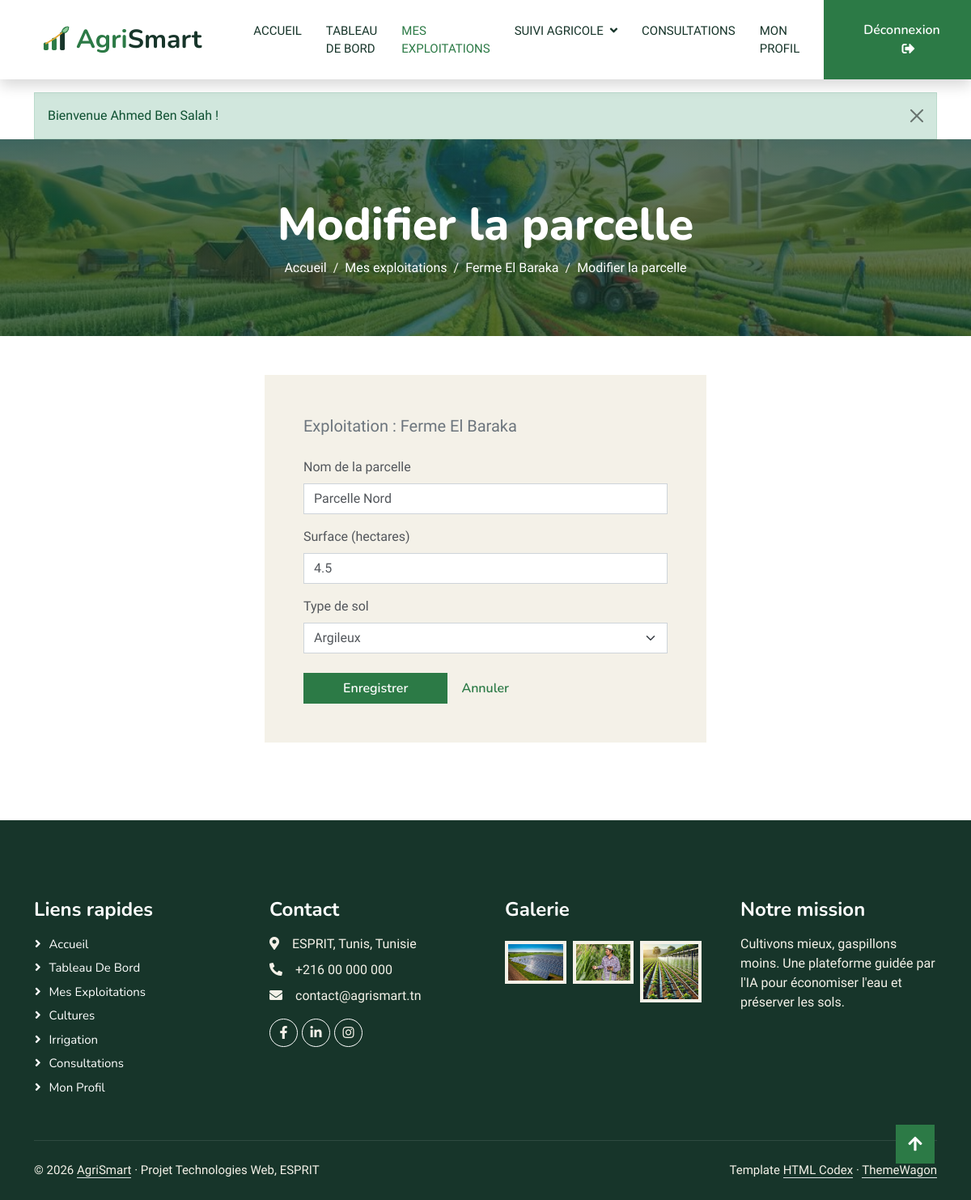
The page /frontoffice/index.php?page=parcelle-form&exploitation=1&id=1 (signed in) on the database its author committed.
### tables this page shows
CREATE TABLE exploitation (
    id              INT AUTO_INCREMENT PRIMARY KEY,
    agriculteur_id  INT NOT NULL,
    nom             VARCHAR(100) NOT NULL,
    localisation    VARCHAR(150) NOT NULL,
    created_at      TIMESTAMP DEFAULT CURRENT_TIMESTAMP,
    CONSTRAINT fk_exploitation_user FOREIGN KEY (agriculteur_id) REFERENCES utilisateur(id) ON DELETE CASCADE
);

CREATE TABLE parcelle (
    id               INT AUTO_INCREMENT PRIMARY KEY,
    exploitation_id  INT NOT NULL,
    nom              VARCHAR(100) NOT NULL,
    surface          DECIMAL(8,2) NOT NULL,                  
    type_sol         ENUM('Argileux','Sablonneux','Limoneux','Calcaire') NOT NULL,
    CONSTRAINT fk_parcelle_exploitation FOREIGN KEY (exploitation_id) REFERENCES exploitation(id) ON DELETE CASCADE
);

### frontoffice/controllers/Controller.php (called while the page is built, shortened)
<?php
abstract class Controller
{
    protected function render(string $view, array $data = []): void
    {
        extract($data, EXTR_SKIP);
        require __DIR__ . '/../views/' . $view . '.php';
    }
    protected function requireLogin(): Agriculteur
    {
        $user = users()->requireRole(Utilisateur::ROLE_AGRICULTEUR);
        return $user;
    }
}

### frontoffice/controllers/ParcelleController.php (called while the page is built, shortened)
<?php
require_once __DIR__ . '/../../config/database.php';
require_once __DIR__ . '/ExploitationController.php';
class ParcelleController extends Controller
{
    private ExploitationController $exploitations;
    public function __construct()
    {
        $this->exploitations = new ExploitationController();
    }
    public function form(): void
    {
        $user = $this->requireLogin();
        $exploitation = $this->ownedExploitation((int) ($_GET['exploitation'] ?? 0), $user);
        $id = (int) ($_GET['id'] ?? 0);
        if ($id) {
            foreach ($exploitation->getParcelles() as $p) {
                if ($p->getId() === $id) {
                    $parcelle = $p;
                }
            }
        }
        $sols = self::SOLS;
        $this->render('parcelle_form', compact('exploitation', 'parcelle', 'errors', 'sols'));
    }
    private function ownedExploitation(int $id, Agriculteur $user): Exploitation
    {
        $ex = $id ? $this->exploitations->findOwned($id, $user->getId()) : null;
        return $ex;
    }
}

### frontoffice/index.php (called while the page is built, shortened)
<?php
require_once __DIR__ . '/../core/helpers.php';
require_once __DIR__ . '/../controllers/UserController.php';
require_once __DIR__ . '/helpers.php';
require_once __DIR__ . '/controllers/Controller.php';
$routes = [
    'home'              => ['HomeController',         'index'],
    'login'             => ['AuthController',         'login'],
    'register'          => ['AuthController',         'register'],
    'logout'            => ['AuthController',         'logout'],
    'dashboard'         => ['DashboardController',    'index'],
    'profile'           => ['ProfileController',      'index'],
    'profile-password'  => ['ProfileController',      'password'],
    'profile-delete'    => ['ProfileController',      'delete'],
    'exploitations'     => ['ExploitationController', 'index'],
    'exploitation-form' => ['ExploitationController', 'form'],
    'exploitation-delete' => ['ExploitationController', 'delete'],
    'parcelles'         => ['ParcelleController',     'index'],
    'parcelle-form'     => ['ParcelleController',     'form'],
    'parcelle-delete'   => ['ParcelleController',     'delete'],
    'consultations'       => ['ConsultationController', 'index'],
    'consultation'        => ['ConsultationController', 'show'],
    'consultation-form'   => ['ConsultationController', 'form'],
    'consultation-delete' => ['ConsultationController', 'delete'],
    'consultation-close'  => ['ConsultationController', 'close'],
    'consultation-take'   => ['ConsultationController', 'take'],
    'conseil-form'        => ['ConseilController',       'form'],
    'conseil-delete'      => ['ConseilController',       'delete'],
    'cultures'            => ['CultureController',     'index'],
    'culture-form'        => ['CultureController',     'form'],
    'culture-delete'      => ['CultureController',     'delete'],
    'irrigations'         => ['IrrigationController',  'index'],
    'irrigation-form'     => ['IrrigationController',  'form'],
    'irrigation-done'     => ['IrrigationController',  'done'],
    'irrigation-delete'   => ['IrrigationController',  'delete'],
];
$page = (string) ($_GET['page'] ?? 'home');
[$class, $method] = $routes[$page];
(new $class())->$method();

### config/database.php (called while the page is built, shortened)
<?php
class Database
{
    private static ?PDO $pdo = null;
    public static function getConnexion(): PDO
    {
        if (self::$pdo === null) {
            $config = require __DIR__ . '/config.php';
            $db = $config['db'];
            $dsn = sprintf('mysql:host=%s;port=%d;dbname=%s;charset=%s', $db['host'], $db['port'], $db['name'], $db['charset']);
            try {
                self::$pdo = new PDO($dsn, $db['user'], $db['pass'], [
                    PDO::ATTR_ERRMODE            => PDO::ERRMODE_EXCEPTION,
                    PDO::ATTR_DEFAULT_FETCH_MODE => PDO::FETCH_ASSOC,
                    PDO::ATTR_EMULATE_PREPARES   => false,
                ]);
            } catch (PDOException $e) {
                error_log('AgriSmart DB: ' . $e->getMessage());
                http_response_code(500);
                die(!empty($config['debug'])
                    ? 'Erreur base de données : ' . htmlspecialchars($e->getMessage(), ENT_QUOTES, 'UTF-8')
                    : 'Service temporairement indisponible (connexion à la base de données impossible).');
            }
        }
        return self::$pdo;
    }
}

### config/config.php (called while the page is built, shortened)
<?php
$config = [
    'db' => [
        'host'    => 'localhost',
        'port'    => 3306,
        'name'    => 'agrismart',
        'user'    => 'root',
        'pass'    => '',
        'charset' => 'utf8mb4',
    ],
    'debug'            => false,
    'session_lifetime' => 1800,
    'max_login_tries'  => 5,
    'lockout_minutes'  => 5,
];
$local = __DIR__ . '/config.local.php';
return $config;

### frontoffice/helpers.php (called while the page is built, shortened)
<?php
function users(): UserController
{
    static $controller = null;
    if ($controller === null) {
        $controller = new UserController();
    }
    return $controller;
}

### controllers/UserController.php (called while the page is built, shortened)
<?php
require_once __DIR__ . '/../config/database.php';
class UserController
{
    private PDO $db;
    private ?Utilisateur $current = null;
    private bool $currentLoaded = false;
    public function __construct()
    {
        $this->db = Database::getConnexion();
        $this->config = require __DIR__ . '/../config/config.php';
    }
    public static function isAuthenticated(): bool
    {
        return !empty($_SESSION['user_id']);
    }
    public function currentUser(): ?Utilisateur
    {
        if (!$this->currentLoaded) {
            $this->currentLoaded = true;
            $this->current = $this->findById((int) $_SESSION['user_id']);
        }
        return $this->current;
    }
    public function requireAuth(): Utilisateur
    {
        $user = $this->currentUser();
        return $user;
    }
    public function requireRole(string $role): Utilisateur
    {
        $user = $this->requireAuth();
        return $user;
    }
    public function findById(int $id): ?Utilisateur
    {
        $stmt = $this->db->prepare('SELECT * FROM utilisateur WHERE id = :id LIMIT 1');
        $stmt->execute(['id' => $id]);
        $row = $stmt->fetch();
        return $row ? Utilisateur::fromArray($row) : null;
    }
}

### models/Utilisateur.php (called while the page is built, shortened)
<?php
class Utilisateur
{
    protected int $id = 0;
    protected bool $actif = true;
    public function getId(): int { return $this->id; }
    public function isActif(): bool { return $this->actif; }
    public function setId(int $id): void { $this->id = $id; }
    public function setActif(bool $actif): void { $this->actif = $actif; }
    public static function fromArray(array $r): Utilisateur
    {
        $role = $r['role'] ?? '';
        $u = $role === self::ROLE_ADMIN ? new Administrateur() : ($role === self::ROLE_EXPERT ? new Expert() : new Agriculteur());
        $u->setId((int) ($r['id'] ?? 0));
        $u->setNom((string) ($r['nom'] ?? ''));
        $u->setEmail((string) ($r['email'] ?? ''));
        $u->setMotDePasse((string) ($r['mot_de_passe'] ?? ''));
        $u->setActif((bool) ($r['actif'] ?? 1));
        $u->setDerniereConnexion($r['derniere_connexion'] ?? null);
        $u->setCreatedAt((string) ($r['created_at'] ?? ''));
        if ($u instanceof Agriculteur) {
            $u->setTelephone((string) ($r['telephone'] ?? ''));
            $u->setAdresse((string) ($r['adresse'] ?? ''));
            $u->setRegion((string) ($r['region'] ?? ''));
        } elseif ($u instanceof Expert) {
            $u->setSpecialite((string) ($r['specialite'] ?? ''));
            $u->setExperience((int) ($r['experience'] ?? 0));
            $u->setDisponibilite((bool) ($r['disponibilite'] ?? 1));
        } elseif ($u instanceof Administrateur) {
            $u->setNiveauAcces((int) ($r['niveau_acces'] ?? 1));
        }
        return $u;
    }
}

### models/Agriculteur.php (called while the page is built, shortened)
<?php
class Agriculteur extends Utilisateur
{
    public function getRole(): string { return self::ROLE_AGRICULTEUR; }
}

### frontoffice/controllers/ExploitationController.php (called while the page is built, shortened)
<?php
require_once __DIR__ . '/../../config/database.php';
class ExploitationController extends Controller
{
    private PDO $db;
    public function __construct()
    {
        $this->db = Database::getConnexion();
    }
    public function findOwned(int $id, int $agriculteurId): ?Exploitation
    {
        $stmt = $this->db->prepare('SELECT * FROM exploitation WHERE id = :id AND agriculteur_id = :a LIMIT 1');
        $stmt->execute(['id' => $id, 'a' => $agriculteurId]);
        $row = $stmt->fetch();
        $x = Exploitation::fromArray($row);
        $list = [$x];
        $this->attachParcelles($list);
        return $x;
    }
    private function attachParcelles(array $list): void
    {
        $ids = array_map(fn(Exploitation $x) => $x->getId(), $list);
        $marks = implode(',', array_fill(0, count($ids), '?'));
        $stmt = $this->db->prepare('SELECT * FROM parcelle WHERE exploitation_id IN (' . $marks . ') ORDER BY id ASC');
        $stmt->execute($ids);
        $byExploitation = [];
        foreach ($stmt->fetchAll() as $row) {
            $byExploitation[(int) $row['exploitation_id']][] = Parcelle::fromArray($row);
        }
    }
}

### models/Exploitation.php (called while the page is built, shortened)
<?php
class Exploitation
{
    private int $id = 0;
    public function getId(): int { return $this->id; }
    public function setId(int $id): void { $this->id = $id; }
    public static function fromArray(array $r): self
    {
        $x = new self();
        $x->setId((int) ($r['id'] ?? 0));
        $x->setAgriculteurId((int) ($r['agriculteur_id'] ?? 0));
        $x->setNom((string) ($r['nom'] ?? ''));
        $x->setLocalisation((string) ($r['localisation'] ?? ''));
        return $x;
    }
}

### models/Parcelle.php (called while the page is built, shortened)
<?php
class Parcelle
{
    public static function fromArray(array $r): self
    {
        $p = new self();
        $p->setId((int) ($r['id'] ?? 0));
        $p->setExploitationId((int) ($r['exploitation_id'] ?? 0));
        $p->setNom((string) ($r['nom'] ?? ''));
        $p->setSurface((float) ($r['surface'] ?? 0));
        $p->setTypeSol((string) ($r['type_sol'] ?? ''));
        return $p;
    }
}

### core/helpers.php (called while the page is built, shortened)
<?php
function e($v): string
{
    return htmlspecialchars((string) $v, ENT_QUOTES, 'UTF-8');
}

### frontoffice/views/parcelle_form.php (the view, shortened to what this page needs)
<?php
$editing = $parcelle !== null;
?>
<!DOCTYPE html>
<html lang="fr">
<head>
    <?php require_once __DIR__ . '/includes/head.php'; ?>
</head>
<body>
<?php require_once __DIR__ . '/includes/navbar.php'; ?>
<?php require_once __DIR__ . '/includes/page-header.php'; ?>
<section class="container pb-5">
    <div class="row justify-content-center">
        <div class="col-lg-6">
            <div class="bg-light p-4 p-md-5">
                <p class="text-muted mb-4 fs-5">Exploitation : <?= e($exploitation->getNom()) ?></p>
                <form method="post" action="<?= url('parcelle-form', ['exploitation' => $exploitation->getId()] + ($editing ? ['id' => $parcelle->getId()] : [])) ?>" novalidate data-validate>
                    <div class="mb-3">
                        <label for="nom" class="form-label">Nom de la parcelle</label>
                        <input type="text" id="nom" name="nom" data-rules="required|min:3|max:100" value="<?= e($_POST['nom'] ?? ($editing ? $parcelle->getNom() : '')) ?>" class="form-control<?= isset($errors['nom']) ? ' is-invalid' : '' ?>">
                    </div>
                    <div class="mb-3">
                        <label for="surface" class="form-label">Surface (hectares)</label>
                        <input type="text" id="surface" name="surface" data-rules="required|decimal" value="<?= e($_POST['surface'] ?? ($editing ? $parcelle->getSurface() : '')) ?>" class="form-control<?= isset($errors['surface']) ? ' is-invalid' : '' ?>">
                    </div>
                    <div class="mb-4">
                        <label for="typeSol" class="form-label">Type de sol</label>
                        <?php $selected = $_POST['typeSol'] ?? ($editing ? $parcelle->getTypeSol() : ''); ?>
                        <select id="typeSol" name="typeSol" data-rules="required" class="form-select<?= isset($errors['typeSol']) ? ' is-invalid' : '' ?>">
                            <?php foreach ($sols as $s): ?>
                                <option value="<?= e($s) ?>"<?= $selected === $s ? ' selected' : '' ?>><?= e($s) ?></option>
                            <?php endforeach; ?>
                        </select>
                    </div>
                    <button type="submit" class="btn btn-primary px-5">Enregistrer</button>
                    <a href="<?= url('parcelles', ['exploitation' => $exploitation->getId()]) ?>" class="btn btn-link">Annuler</a>
                </form>
            </div>
        </div>
    </div>
</section>
<?php require_once __DIR__ . '/includes/footer.php'; ?>
</body>
</html>

### frontoffice/css/style.css (style rules this page uses)
:root { --primary: #2C7A46; --light: #F4F1E8; --dark: #17352A; }
.btn { font-family: 'Nunito', sans-serif; font-weight: 600; transition: .5s; }
.btn.btn-primary, .btn.btn-secondary { color: #FFFFFF; }

### frontoffice/css/agrismart.css (style rules this page uses)
:root { --as-ochre: #E3A72F; }
.btn.btn-primary, .btn.btn-outline-primary:hover { color: #fff; }
.bg-light .form-control, .bg-light .form-select { background-color: #fff; }

### rows shown on the page
exploitation: nom "Ferme El Baraka"
parcelle: nom "Parcelle Nord", surface "4.5"

### other values the page prints
$flash['msg'] "Bienvenue Ahmed Ben Salah !"
$pageTitle "Modifier la parcelle"
$crumb[0] "Mes exploitations"
$crumb[0] "Ferme El Baraka"
$crumb[0] "Modifier la parcelle"
form field typeSol "Argileux"
